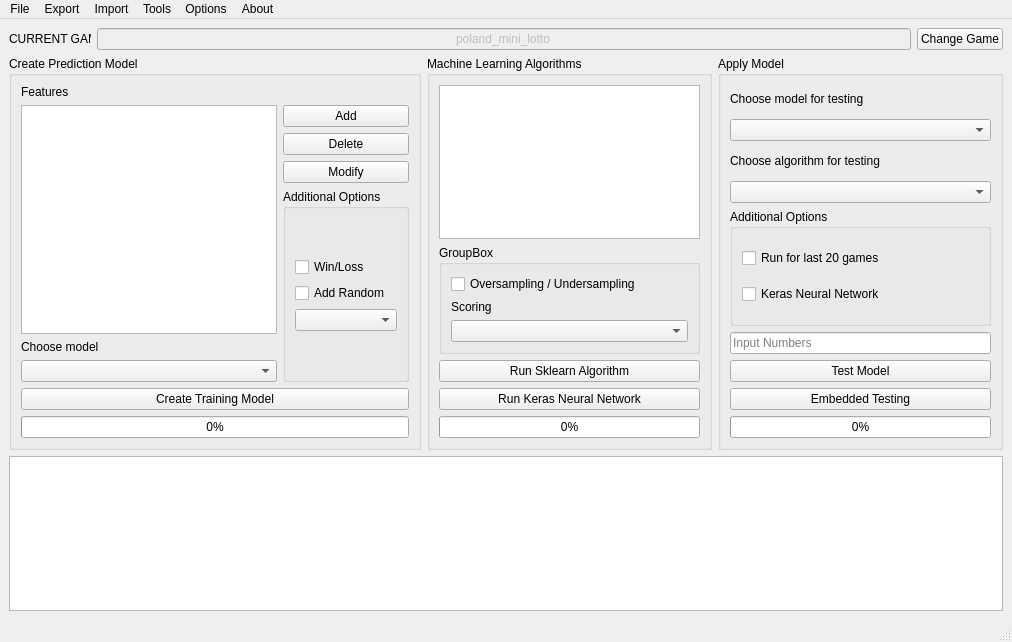
<?xml version="1.0" encoding="UTF-8"?>
<ui version="4.0">
 <class>MainWindow</class>
 <widget class="QMainWindow" name="MainWindow">
  <property name="geometry">
   <rect>
    <x>0</x>
    <y>0</y>
    <width>1005</width>
    <height>642</height>
   </rect>
  </property>
  <property name="windowTitle">
   <string>Prediction v1.0</string>
  </property>
  <widget class="QWidget" name="centralwidget">
   <layout class="QGridLayout" name="gridLayout_2">
    <item row="1" column="0">
     <layout class="QGridLayout" name="gridLayout">
      <item row="0" column="0">
       <widget class="QGroupBox" name="group_create">
        <property name="title">
         <string>Create Prediction Model</string>
        </property>
        <layout class="QGridLayout" name="gridLayout_3">
         <item row="0" column="0">
          <widget class="QLabel" name="label_3">
           <property name="text">
            <string>Features</string>
           </property>
          </widget>
         </item>
         <item row="3" column="0">
          <widget class="QComboBox" name="combo_db"/>
         </item>
         <item row="4" column="0" colspan="2">
          <layout class="QVBoxLayout" name="verticalLayout_4">
           <item>
            <widget class="QPushButton" name="push_create">
             <property name="text">
              <string>Create Training Model</string>
             </property>
            </widget>
           </item>
           <item>
            <widget class="QProgressBar" name="progress_create">
             <property name="value">
              <number>0</number>
             </property>
            </widget>
           </item>
          </layout>
         </item>
         <item row="1" column="1" rowspan="3">
          <layout class="QVBoxLayout" name="verticalLayout_5">
           <item>
            <widget class="QPushButton" name="push_add">
             <property name="text">
              <string>Add</string>
             </property>
            </widget>
           </item>
           <item>
            <widget class="QPushButton" name="push_delete">
             <property name="text">
              <string>Delete</string>
             </property>
            </widget>
           </item>
           <item>
            <widget class="QPushButton" name="push_modify">
             <property name="text">
              <string>Modify</string>
             </property>
            </widget>
           </item>
           <item>
            <layout class="QVBoxLayout" name="verticalLayout_2">
             <item>
              <widget class="QGroupBox" name="groupBox_2">
               <property name="title">
                <string>Additional Options</string>
               </property>
               <layout class="QGridLayout" name="gridLayout_8">
                <item row="1" column="0">
                 <layout class="QVBoxLayout" name="verticalLayout_3">
                  <item>
                   <widget class="QCheckBox" name="check_win_loss">
                    <property name="text">
                     <string>Win/Loss</string>
                    </property>
                   </widget>
                  </item>
                  <item>
                   <widget class="QCheckBox" name="check_add_random">
                    <property name="text">
                     <string>Add Random</string>
                    </property>
                   </widget>
                  </item>
                  <item>
                   <widget class="QComboBox" name="combo_test_size"/>
                  </item>
                 </layout>
                </item>
               </layout>
              </widget>
             </item>
            </layout>
           </item>
          </layout>
         </item>
         <item row="1" column="0">
          <widget class="QListWidget" name="list_model"/>
         </item>
         <item row="2" column="0">
          <widget class="QLabel" name="label_5">
           <property name="text">
            <string>Choose model</string>
           </property>
          </widget>
         </item>
        </layout>
       </widget>
      </item>
      <item row="0" column="2">
       <widget class="QGroupBox" name="group_predict">
        <property name="title">
         <string>Apply Model</string>
        </property>
        <property name="alignment">
         <set>Qt::AlignLeading|Qt::AlignLeft|Qt::AlignTop</set>
        </property>
        <layout class="QVBoxLayout" name="verticalLayout">
         <item>
          <layout class="QGridLayout" name="gridLayout_6">
           <item row="3" column="0">
            <widget class="QComboBox" name="combo_predict_ml"/>
           </item>
           <item row="2" column="0">
            <widget class="QLabel" name="label">
             <property name="text">
              <string>Choose algorithm for testing</string>
             </property>
            </widget>
           </item>
           <item row="1" column="0">
            <widget class="QComboBox" name="combo_predict_model"/>
           </item>
           <item row="0" column="0">
            <widget class="QLabel" name="label_2">
             <property name="text">
              <string>Choose model for testing</string>
             </property>
            </widget>
           </item>
          </layout>
         </item>
         <item>
          <layout class="QGridLayout" name="gridLayout_7">
           <item row="0" column="0">
            <widget class="QGroupBox" name="groupBox">
             <property name="title">
              <string>Additional Options</string>
             </property>
             <layout class="QVBoxLayout" name="verticalLayout_6">
              <item>
               <widget class="QCheckBox" name="check_latest">
                <property name="text">
                 <string>Run for last 20 games</string>
                </property>
               </widget>
              </item>
              <item>
               <widget class="QCheckBox" name="check_keras">
                <property name="text">
                 <string>Keras Neural Network</string>
                </property>
               </widget>
              </item>
             </layout>
            </widget>
           </item>
          </layout>
         </item>
         <item>
          <widget class="QLineEdit" name="input_line">
           <property name="enabled">
            <bool>true</bool>
           </property>
           <property name="text">
            <string/>
           </property>
           <property name="placeholderText">
            <string>Input Numbers</string>
           </property>
          </widget>
         </item>
         <item>
          <widget class="QPushButton" name="push_predict">
           <property name="text">
            <string>Test Model</string>
           </property>
          </widget>
         </item>
         <item>
          <widget class="QPushButton" name="push_embedded">
           <property name="text">
            <string>Embedded Testing</string>
           </property>
          </widget>
         </item>
         <item>
          <widget class="QProgressBar" name="progress_predict">
           <property name="value">
            <number>0</number>
           </property>
          </widget>
         </item>
        </layout>
       </widget>
      </item>
      <item row="0" column="1">
       <widget class="QGroupBox" name="group_ml">
        <property name="title">
         <string>Machine Learning Algorithms</string>
        </property>
        <layout class="QVBoxLayout" name="verticalLayout_7">
         <item>
          <widget class="QListWidget" name="list_ml"/>
         </item>
         <item>
          <layout class="QGridLayout" name="gridLayout_4">
           <item row="0" column="0">
            <widget class="QGroupBox" name="groupBox_3">
             <property name="title">
              <string>GroupBox</string>
             </property>
             <layout class="QGridLayout" name="gridLayout_5">
              <item row="1" column="0">
               <widget class="QLabel" name="label_4">
                <property name="text">
                 <string>Scoring</string>
                </property>
               </widget>
              </item>
              <item row="0" column="0">
               <widget class="QCheckBox" name="check_sampling">
                <property name="text">
                 <string>Oversampling / Undersampling</string>
                </property>
               </widget>
              </item>
              <item row="2" column="0">
               <widget class="QComboBox" name="combo_scoring"/>
              </item>
             </layout>
            </widget>
           </item>
          </layout>
         </item>
         <item>
          <widget class="QPushButton" name="push_ml">
           <property name="text">
            <string>Run Sklearn Algorithm</string>
           </property>
          </widget>
         </item>
         <item>
          <widget class="QPushButton" name="push_knn">
           <property name="text">
            <string>Run Keras Neural Network</string>
           </property>
          </widget>
         </item>
         <item>
          <widget class="QProgressBar" name="progress_ml">
           <property name="value">
            <number>0</number>
           </property>
          </widget>
         </item>
        </layout>
       </widget>
      </item>
     </layout>
    </item>
    <item row="0" column="0">
     <layout class="QHBoxLayout" name="horizontalLayout">
      <item>
       <widget class="QLabel" name="label_6">
        <property name="maximumSize">
         <size>
          <width>82</width>
          <height>23</height>
         </size>
        </property>
        <property name="text">
         <string>CURRENT GAME:</string>
        </property>
       </widget>
      </item>
      <item alignment="Qt::AlignRight">
       <widget class="QLineEdit" name="line_current_game">
        <property name="enabled">
         <bool>false</bool>
        </property>
        <property name="minimumSize">
         <size>
          <width>814</width>
          <height>20</height>
         </size>
        </property>
        <property name="text">
         <string>poland_mini_lotto</string>
        </property>
        <property name="alignment">
         <set>Qt::AlignCenter</set>
        </property>
        <property name="readOnly">
         <bool>true</bool>
        </property>
       </widget>
      </item>
      <item>
       <widget class="QPushButton" name="push_change">
        <property name="text">
         <string>Change Game</string>
        </property>
       </widget>
      </item>
     </layout>
    </item>
    <item row="2" column="0">
     <widget class="QTextEdit" name="stdout_text">
      <property name="enabled">
       <bool>true</bool>
      </property>
      <property name="verticalScrollBarPolicy">
       <enum>Qt::ScrollBarAsNeeded</enum>
      </property>
      <property name="readOnly">
       <bool>true</bool>
      </property>
     </widget>
    </item>
   </layout>
  </widget>
  <widget class="QMenuBar" name="menubar">
   <property name="geometry">
    <rect>
     <x>0</x>
     <y>0</y>
     <width>1005</width>
     <height>20</height>
    </rect>
   </property>
   <widget class="QMenu" name="menuExport">
    <property name="title">
     <string>Export</string>
    </property>
    <addaction name="actionExport_to"/>
   </widget>
   <widget class="QMenu" name="menuImport">
    <property name="title">
     <string>Import</string>
    </property>
    <addaction name="actionImport_from_file"/>
    <addaction name="actionImport_via_API"/>
    <addaction name="actionImport_La_Jolla"/>
   </widget>
   <widget class="QMenu" name="menuTools">
    <property name="title">
     <string>Tools</string>
    </property>
    <addaction name="actionDatabase_Manager"/>
    <addaction name="actionAlgorithms_Setup"/>
   </widget>
   <widget class="QMenu" name="menuOptions">
    <property name="title">
     <string>Options</string>
    </property>
    <addaction name="actionProperties"/>
   </widget>
   <widget class="QMenu" name="menuAbout">
    <property name="title">
     <string>About</string>
    </property>
    <addaction name="actionVersion"/>
   </widget>
   <widget class="QMenu" name="menuFIle">
    <property name="title">
     <string>File</string>
    </property>
    <addaction name="actionCreate_profile"/>
    <addaction name="actionExit_Program"/>
   </widget>
   <addaction name="menuFIle"/>
   <addaction name="menuExport"/>
   <addaction name="menuImport"/>
   <addaction name="menuTools"/>
   <addaction name="menuOptions"/>
   <addaction name="menuAbout"/>
  </widget>
  <widget class="QStatusBar" name="statusbar"/>
  <action name="actionFeature_Creator">
   <property name="text">
    <string>Feature Creator</string>
   </property>
  </action>
  <action name="actionProperties">
   <property name="text">
    <string>Properties</string>
   </property>
  </action>
  <action name="actionDatabase_Manager">
   <property name="text">
    <string>Database Manager</string>
   </property>
  </action>
  <action name="actionModel_Creator">
   <property name="text">
    <string>Model Creator</string>
   </property>
  </action>
  <action name="actionImport_from_file">
   <property name="text">
    <string>Import from File...</string>
   </property>
  </action>
  <action name="actionImport_via_API">
   <property name="text">
    <string>Import via API</string>
   </property>
  </action>
  <action name="actionExport_to">
   <property name="text">
    <string>Export to CSV...</string>
   </property>
  </action>
  <action name="actionVersion">
   <property name="text">
    <string>Version</string>
   </property>
  </action>
  <action name="actionCreate_profile">
   <property name="text">
    <string>Create profile</string>
   </property>
  </action>
  <action name="actionExit_Program">
   <property name="text">
    <string>Exit Program</string>
   </property>
  </action>
  <action name="actionAlgorithms_Setup">
   <property name="text">
    <string>Algorithms Setup</string>
   </property>
  </action>
  <action name="actionImport_La_Jolla">
   <property name="text">
    <string>Import La Jolla</string>
   </property>
  </action>
 </widget>
 <resources/>
 <connections/>
</ui>
